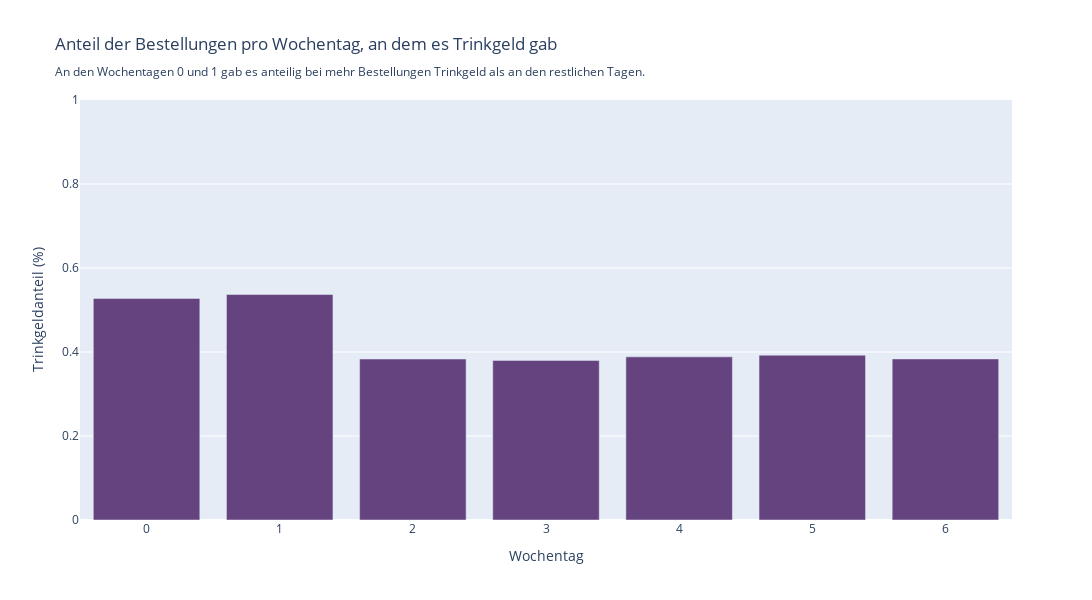

The code cell stored with this chart in its notebook:
### Markdown cell above
&rarr; Es gibt genug Bestellungen pro Wochentag, dass die Ergebnisse genügend Aussagekraft haben

### Code cell
# Kreuztabelle erstellen, um den Trinkgeldanteil pro Wochentag zu berechnen
tips_dow_comparison_viz = pd.crosstab(df["order_dow"], df["tip"], normalize="index").reset_index()

# Balkendiagramm erstellen, das den Anteil der Bestellungen mit Trinkgeld pro Wochentag zeigt.
fig = px.bar(tips_dow_comparison_viz, x="order_dow", y=True,
        title="Anteil der Bestellungen pro Wochentag, an dem es Trinkgeld gab<br><sub>An den Wochentagen 0 und 1 gab es anteilig bei mehr Bestellungen Trinkgeld als an den restlichen Tagen.",
        labels={"True":"Trinkgeldanteil (%)",
                "order_dow":"Wochentag"},
        height= 600,    color_discrete_sequence=["#65437f"],
        width = 1500)

# Bereich der y-Achse auf 0 bis 1 setzen.
fig.update_layout(yaxis=dict(range=[0,1]))
fig.show()

### Figure 1 — Plotly figure (JSON) as saved in the notebook; plotly's stock layout.template omitted (floating-point values rounded to 4 significant figures)
{"data": [{"alignmentgroup": "True", "hovertemplate": "Wochentag=%{x}<br>Trinkgeldanteil (%)=%{y}<extra></extra>", "legendgroup": "", "marker": {"color": "#65437f", "pattern": {"shape": ""}}, "name": "", "offsetgroup": "", "orientation": "v", "showlegend": false, "textposition": "auto", "type": "bar", "x": [0, 1, 2, 3, 4, 5, 6], "xaxis": "x", "y": [0.5276, 0.5368, 0.3833, 0.3801, 0.3884, 0.3925, 0.3835], "yaxis": "y"}], "layout": {"barmode": "relative", "height": 600, "legend": {"tracegroupgap": 0}, "title": {"text": "Anteil der Bestellungen pro Wochentag, an dem es Trinkgeld gab<br><sub>An den Wochentagen 0 und 1 gab es anteilig bei mehr Bestellungen Trinkgeld als an den restlichen Tagen."}, "width": 1500, "xaxis": {"anchor": "y", "domain": [0, 1], "title": {"text": "Wochentag"}}, "yaxis": {"anchor": "x", "domain": [0, 1], "range": [0, 1], "title": {"text": "Trinkgeldanteil (%)"}}}}
